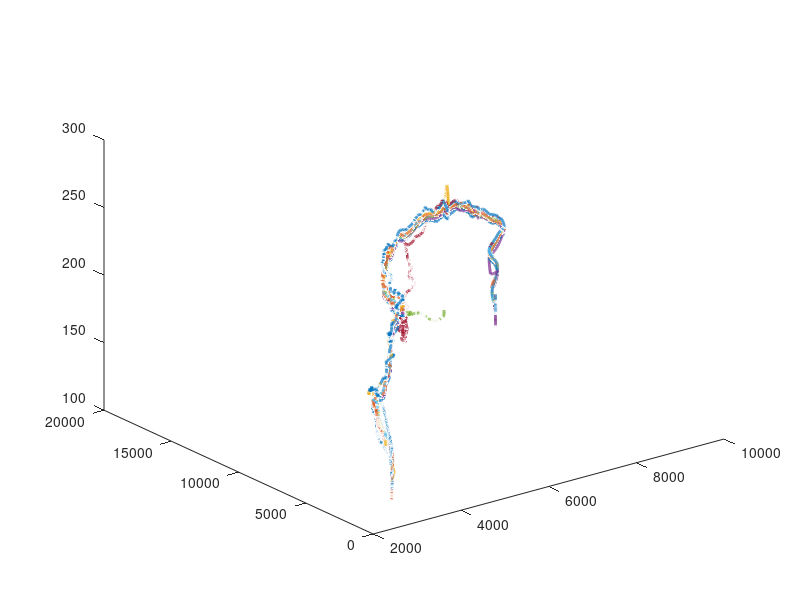
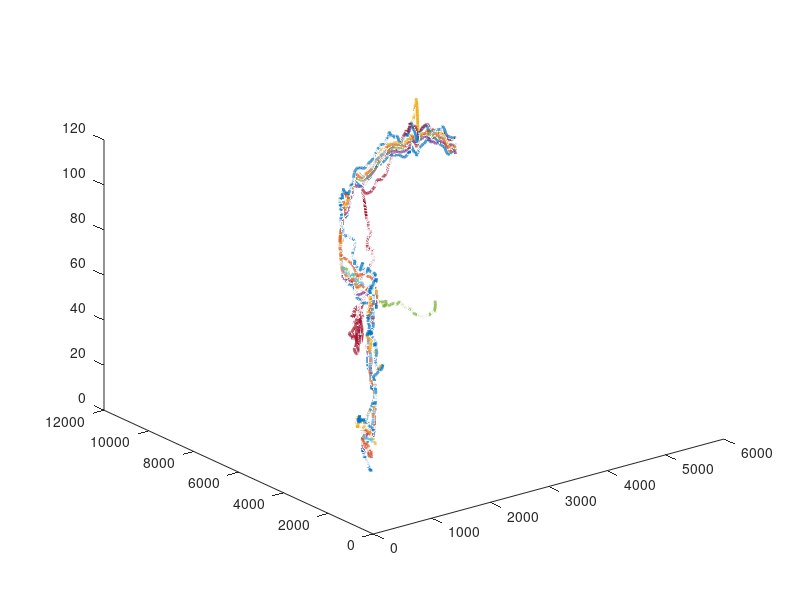
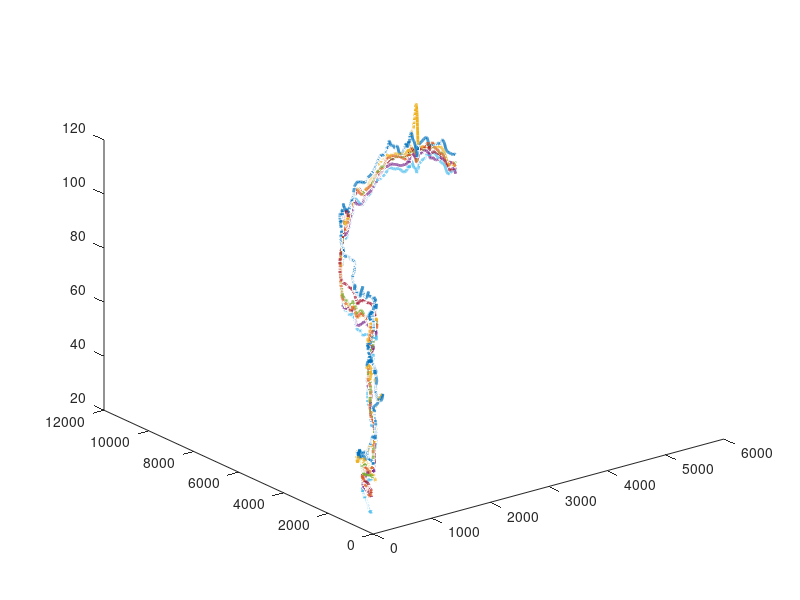
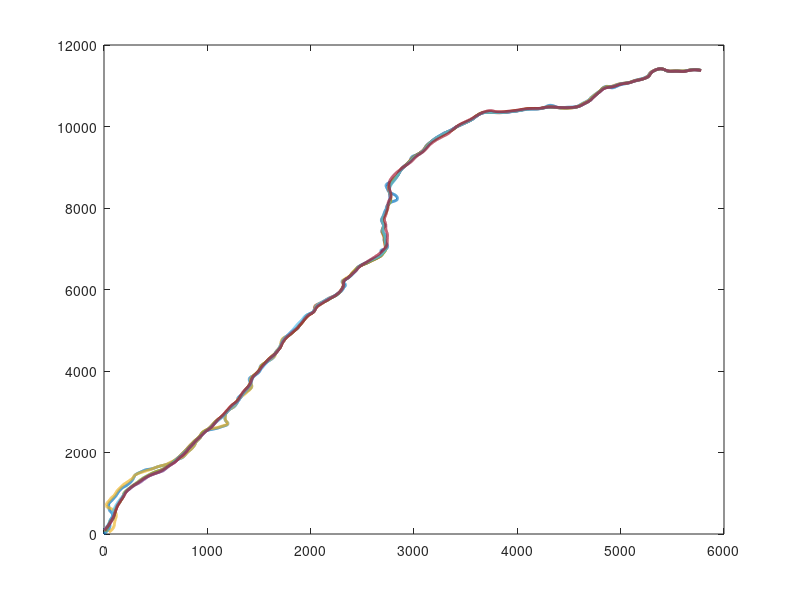

These charts were generated, in order, by the following MATLAB code: (Note: this script raises an error after producing the figures.)
%% Pre-process the flocking data
% for paper "Inferring stochastic dynamics of complex systems", T.-T. Gao,
% B. Barzel, and G. Yan

clc, clf, clear, close all
tic

% timestamp, x, y, z, dxdt, dydt, dzdt, dxdt2, dydt2, dzdt2, gps_con
N = 9; % birds number
% load the data from different datasets: hf1, hf2,hf3, and hf4
data_A = csvread('hf1_A_new.csv');
data_C = csvread('hf1_C_new.csv');
data_D = csvread('hf1_D_new.csv');
data_F = csvread('hf1_F_new.csv');
data_G = csvread('hf1_G_new.csv');
data_H = csvread('hf1_H_new.csv');
data_I = csvread('hf1_I_new.csv');
data_K = csvread('hf1_K_new.csv');
data_L = csvread('hf1_L_new.csv');

% align the data
start_time = [data_A(1,1),data_C(1,1),data_D(1,1),data_F(1,1),data_G(1,1),...
    data_H(1,1),data_I(1,1),data_K(1,1),data_L(1,1)];
start_time = max(start_time);

end_time = [data_A(end,1),data_C(end,1),data_D(end,1),data_F(end,1),data_G(end,1),...
    data_H(end,1),data_I(end,1),data_K(end,1),data_L(end,1)];
end_time = min(end_time);

datacell = {data_A,data_C,data_D,data_F,data_G,data_H,data_I,data_K,data_L};


DATA = [];
for i = 1:N
    [m1,n1] = find(datacell{i}==start_time);
    [m2,n2] = find(datacell{i}==end_time);
    DATA(:,3*i-2:3*i) = datacell{i}(m1:m2,2:4);
end


figure;
for i = 1:N
    plot3(DATA(:,3*i-2),DATA(:,3*i-1),DATA(:,3*i),'LineWidth',2)
    hold on
end

%% align
DATAnew = DATA(1000:5000,:);
for i = 1:N
    x(:,i) = DATAnew(:,3*i-2);
    y(:,i) = DATAnew(:,3*i-1);
    z(:,i) = DATAnew(:,3*i);
end
xori = min(min(x));
yori = min(min(y));
zori = min(min(z));

for i = 1:N
    DATAnew2(:,3*i-2) = DATAnew(:,3*i-2)-xori;
    DATAnew2(:,3*i-1) = DATAnew(:,3*i-1)-yori;
    DATAnew2(:,3*i) = DATAnew(:,3*i)-zori;
end


figure;
for i = 1:N
    plot3(DATAnew2(:,3*i-2),DATAnew2(:,3*i-1),DATAnew2(:,3*i),'LineWidth',2)
    hold on
end
% keep the birds stay in collective motions
DATAnew2 = [DATAnew2(:,1:12),DATAnew2(:,16:18),DATAnew2(:,22:end)];%hf1
%DATAnew2 = [DATAnew2(:,1:6),DATAnew2(:,10:12),DATAnew2(:,16:end)];%hf2
%DATAnew2 = [DATAnew2(:,1:12),DATAnew2(:,16:24)];%hf3
%DATAnew2 = [DATAnew2(:,1:12),DATAnew2(:,16:end)];%hf4

figure;
for i = 1:size(DATAnew2,2)/3
    plot3(DATAnew2(:,3*i-2),DATAnew2(:,3*i-1),DATAnew2(:,3*i),'LineWidth',2)
    hold on
end

figure;
for i = 1:size(DATAnew2,2)/3
    plot(DATAnew2(:,3*i-2),DATAnew2(:,3*i-1),'LineWidth',2)
    hold on
end
%% splined, data augmentation
rdata = DATAnew2;
tt = 0.2:0.2:size(DATAnew2,1)*0.2;
ttnew = 0.2:0.01:size(DATAnew2,1)*0.2;
rdata1 = [];
for i = 1:size(DATAnew2,2)
    rdata1(:,i) = spline(tt,rdata(:,i),ttnew);
end

figure;
plot(tt,rdata(:,1),'o',ttnew,rdata1(:,1))

figure;
for i = 1:size(DATAnew2,2)/3
    plot3(rdata1(:,3*i-2),rdata1(:,3*i-1),rdata1(:,3*i),'LineWidth',2)
    hold on
end

%% normalize
rdata2 = (rdata1-min(min(rdata1)))./(max(max(rdata1))-min(min(rdata1)));
%writematrix(rdata2,'flocks_timeseries_splined_norm.csv');
figure;
for i = 1:size(DATAnew2,2)/3
    plot3(rdata2(:,3*i-2),rdata2(:,3*i-1),rdata2(:,3*i),'LineWidth',2)
    hold on
end
%m12 = csvread('message_vicsek.csv');
%dij = sqrt(m12(:,1).^2+m12(:,2).^2+m12(:,3).^2);
%% two dimensions recorded
for i = 1:size(rdata1,2)/3
data2dim(:,2*i-1) = rdata1(:,3*i-2);
data2dim(:,2*i) = rdata1(:,3*i-1);
end
data2norm = (data2dim-min(min(data2dim)))./(max(max(data2dim))-min(min(data2dim)));
figure;
for i = 1:size(data2norm,2)/2
    plot(data2norm(:,2*i-1),data2norm(:,2*i),'LineWidth',2)
    hold on
end

%writematrix(data2norm,'flocks_timeseries_2dim_hf1.csv');

data2v = (data2norm(2:end,:)-data2norm(1:end-1,:))./0.01;
dvdt = (data2v(2:end,:)-data2v(1:end-1,:))./0.01;
figure;
for i = 1:size(data2norm,2)/2
h = quiver(data2norm(3000,2*i-1),data2norm(3000,2*i),data2v(3000,2*i-1),data2v(3000,2*i),0.1)
set(h,'MaxHeadSize',50) 
hold on
end


%% hf4 inferred dynamics
dt = 0.01;
Time = length(data2norm);
record_time = 1000;
end_time = 3000;
Nnodes = 8;
dim = 2;

% s0 = normrnd(0,sqrt(dt),Time,Nnodes*dim)*5e-5;
% s1 = normrnd(0,sqrt(dt),Time,Nnodes*dim)*1e-5;
% s2 = normrnd(0,sqrt(dt),Time,Nnodes*dim)*1e-4;
% s = [s0;s1;s2];
% for i = 1:size(s,2)
%     tmp = s(:,i);
%     s_1(:,i) = tmp(randperm(numel(tmp),Time));
% end
% s = s_1;

s = normrnd(0,sqrt(dt),Time,Nnodes*dim)*1e-5;

A = ones(Nnodes,Nnodes);
for i = 1:Nnodes
    A(i,i) = 0;
end
R = zeros(Time,dim*Nnodes);
V = zeros(Time,dim*Nnodes);
dVdt = zeros(Time,dim*Nnodes);
R(1,:) = data2norm(1,:);
V(1,:) = (data2norm(2,:)-data2norm(1,:))/dt;

p = 0.0338;
b = 1;
c = 0.00261;
d = 0.426;
e = -1;
f = 0.0022;
g = 0.0281;
m = 0.001583;
r= -0.0004;

for t = 2:Time
    for i = 1:Nnodes
        tmp = zeros(dim,1);
        for j = 1:Nnodes
            rij = sqrt((R(t-1,2*i-1)-R(t-1,2*j-1))^2+(R(t-1,2*i)-R(t-1,2*j))^2);
            Rij = [R(t-1,2*j-1)-R(t-1,2*i-1);R(t-1,2*j)-R(t-1,2*i);];
            Vij = [V(t-1,2*j-1)-V(t-1,2*i-1);V(t-1,2*j)-V(t-1,2*i);];
            tmp = tmp+A(i,j)*((p*((rij/2-1)^3/(rij/2+1)^6+b)+c).*Rij+...
                (d*(exp(-rij/3)+e)+f).*Vij);
        end
        Vi = [V(t-1,2*i-1);V(t-1,2*i);];
        S = [s(t,2*i-1);s(t,2*i)];
        vi = sqrt(V(t-1,2*i-1)^2+V(t-1,2*i)^2);
        a = (g*(-vi+m)+r).*Vi+tmp;
        dVdt(t-1,2*i-1:2*i) = a';
        if t == 1000&&8000
            V(t,2*i-1:2*i) = V(t-1,2*i-1:2*i)+rand(1,2)*1e-3;
        else
            V(t,2*i-1:2*i) = V(t-1,2*i-1:2*i)+a'*dt+S';
        end
        %V(t,2*i-1:2*i) = V(t-1,2*i-1:2*i)+a'*dt+S';
        R(t,2*i-1:2*i) = R(t-1,2*i-1:2*i)+V(t-1,2*i-1:2*i)*dt;
    end
end

figure;
for i = 1:Nnodes
    plot(R(1:20000,2*i-1),R(1:20000,2*i),'--','LineWidth',2,'Color',[0.80392 0.36078 0.36078])
    hold on
    plot(data2norm(1:20000,2*i-1),data2norm(1:20000,2*i),'--','LineWidth',2,'Color',[0.82745 0.82745 0.82745])
end

Rv = (R(2:end,:)-R(1:end-1,:))./0.01;

figure;
for i = 1:Nnodes
h = quiver(R(500,2*i-1),R(500,2*i),Rv(500,2*i-1),Rv(500,2*i),0.05)
set(h,'MaxHeadSize',50) 
hold on
end

figure;
for i = 1:8
h = quiver(data2norm(500,2*i-1),data2norm(500,2*i),data2v(500,2*i-1),data2v(500,2*i),0.05)
set(h,'MaxHeadSize',50) 
hold on
end


%% distance recording
Nnodes = size(rdata2,2)/3;
A = ones(Nnodes,Nnodes);
for i = 1:Nnodes
    A(i,i) = 0;
end

for i = 1:Nnodes
    tmp = zeros(length(rdata2),1);
    for j = 1:Nnodes
        tmp = tmp+A(i,j)*sqrt((rdata2(:,3*j-2)-rdata2(:,3*i-2)).^2+(rdata2(:,3*j-1)-rdata2(:,3*i-1)).^2+(rdata2(:,3*j)-rdata2(:,3*i)).^2);
    end
    distance(:,i) = tmp/(Nnodes-1);
end

mean_dis = mean(distance,2);
figure;
for i = 1:Nnodes
    plot3(rdata2(:,3*i-2),rdata2(:,3*i-1),distance(:,i),'LineWidth',2)
    hold on
end

% delt_v = (rdata2(2:end,:)-rdata2(1:end-1,:))./0.01;
% delt_vi = rdata2(2:end,:)-rdata2(1:end-1,:);
% for i = 1:Nnodes
%     tmp = zeros(length(delt_v),1);
%     for j = 1:Nnodes
%         tmp = tmp+A(i,j)*sqrt((delt_v(:,3*j-2)-delt_v(:,3*i-2)).^2+(delt_v(:,3*j-1)-delt_v(:,3*i-1)).^2+(delt_v(:,3*j)-delt_v(:,3*i)).^2);
%     end
%     DeltV(:,i) = tmp;%/(Nnodes-1);
% end
% figure;
% plot(DeltV(:,1),sqrt(delt_vi(:,1).^2+delt_vi(:,2).^2+delt_vi(:,3).^2),'o');
% 
% figure;
% plot(distance(2:end,1),sqrt(delt_vi(:,1).^2+delt_vi(:,2).^2+delt_vi(:,3).^2),'o');
%% mechanism of functions
% xtest = 0.01:0.01:1;
% ytest = exp(-xtest/3);
% figure;
% plot(xtest,ytest,'k','LineWidth',2);
% 
% ztest = ((xtest/2-1).^3)./((xtest/2+1).^6)+1;
% %ztest = ((xtest/2).^3-1)./((xtest/2).^6+1);
% figure;
% plot(xtest,ztest,'k','LineWidth',2);

%% order parameter
% delt_v = (rdata2(2:end,:)-rdata2(1:end-1,:))./0.01;
% 
% tmp_x = zeros(length(rdata2)-1,1);
% tmp_y = zeros(length(rdata2)-1,1);
% tmp_z = zeros(length(rdata2)-1,1);
% for i = 1:Nnodes
%     tmp_x = tmp_x+delt_v(:,3*i-2);
%     tmp_y = tmp_y+delt_v(:,3*i-1);
%     tmp_z = tmp_z+delt_v(:,3*i);
%     tmp = zeros(length(rdata2),1);
%     for j = 1:Nnodes
%          tmp = tmp+A(i,j)*sqrt((rdata2(:,3*j-2)-rdata2(:,3*i-2)).^2+(rdata2(:,3*j-1)-rdata2(:,3*i-1)).^2+(rdata2(:,3*j)-rdata2(:,3*i)).^2);
%     end
%     distance = sum(tmp,2)/(Nnodes-1);
% end
% 
% phi_1 = sqrt(tmp_x.^2+tmp_y.^2+tmp_z.^2)./(Nnodes*0.05);
% figure;
% plot(distance(2:end),phi_1,'.')

%%
delt_v = (rdata2(2:end,:)-rdata2(1:end-1,:))./0.01;
for i = 1:Nnodes
    delt_v_e(:,3*i-2:3*i) = delt_v(:,3*i-2:3*i)./sqrt(delt_v(:,3*i-2).^2+delt_v(:,3*i-1).^2+delt_v(:,3*i).^2);
end
tmp_x = zeros(length(rdata2)-1,1);
tmp_y = zeros(length(rdata2)-1,1);
tmp_z = zeros(length(rdata2)-1,1);
tmp = zeros(length(rdata2),1);
for i = 1:Nnodes
    tmp_x = tmp_x+delt_v_e(:,3*i-2);
    tmp_y = tmp_y+delt_v_e(:,3*i-1);
    tmp_z = tmp_z+delt_v_e(:,3*i);
    tmp = zeros(length(rdata2),1);
    for j = 1:Nnodes
         %tmp = tmp+A(i,j)*sqrt((rdata2(:,3*j-2)-rdata2(:,3*i-2)).^2+(rdata2(:,3*j-1)-rdata2(:,3*i-1)).^2+(rdata2(:,3*j)-rdata2(:,3*i)).^2);
         tmp = tmp+A(i,j)*sqrt((rdata2(:,3*j-2)-rdata2(:,3*i-2)).^2+(rdata2(:,3*j-1)-rdata2(:,3*i-1)).^2);
         distance(:,j) = tmp;
    end
    %distance(:,j) = tmp;
end
phi_1 = sqrt(tmp_x.^2+tmp_y.^2+tmp_z.^2)./Nnodes;
figure;
plot([distance(2:end,:),phi_1-0.9])
%writematrix(rdata2,'flocks_timeseries_3dim_hf4.csv');
